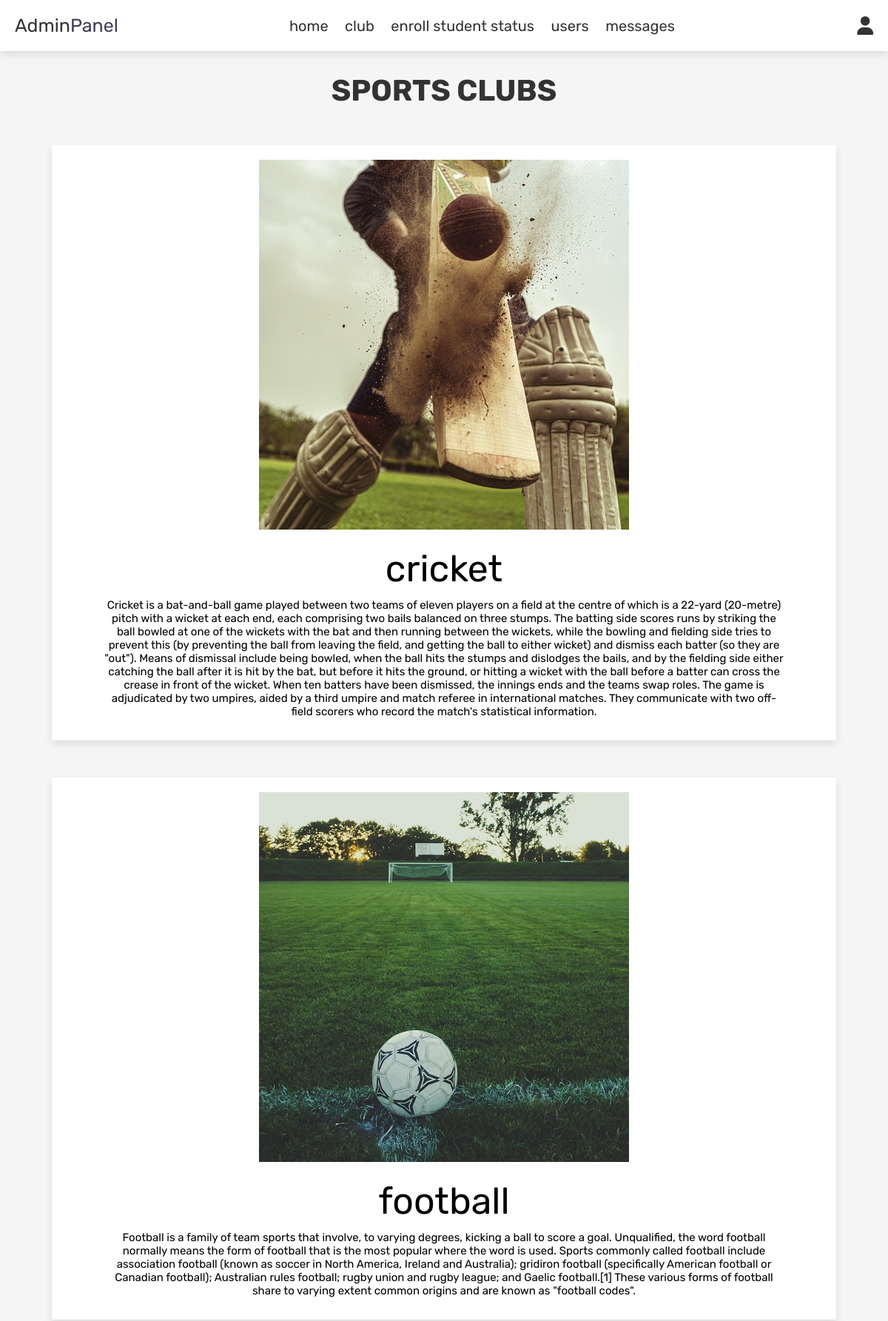
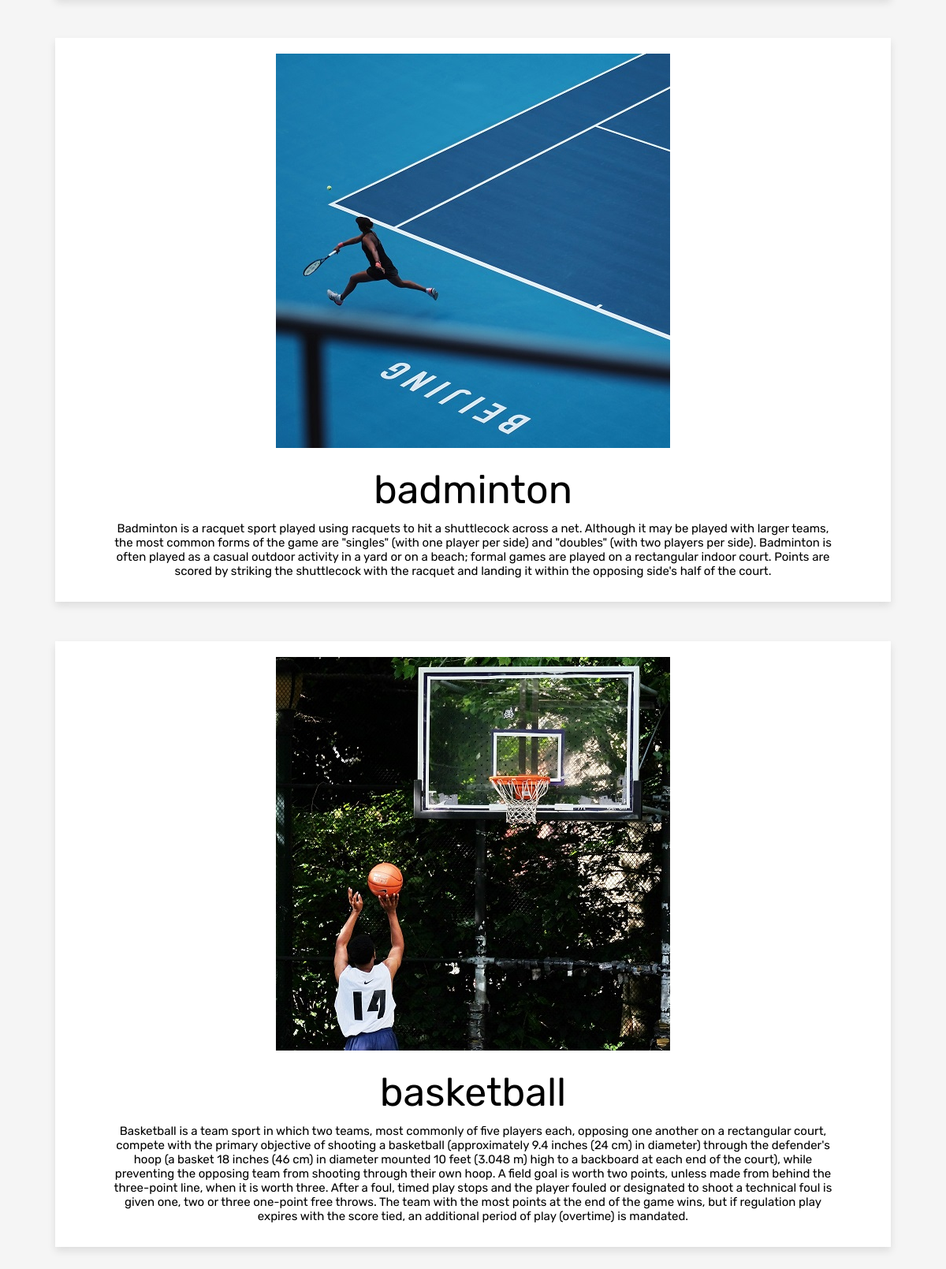
The page /admin_club.php (signed in) on the database its author committed (2 pictures, top to bottom).
### tables this page shows
CREATE TABLE `club` (
  `id` int(11) NOT NULL,
  `name` varchar(100) NOT NULL,
  `description` mediumtext NOT NULL,
  `image` varchar(100) NOT NULL
);

### admin_club.php (the view, shortened to what this page needs)
<?php
include 'config.php';
?>
<!DOCTYPE html>
<html lang="en">
<head>
    <link rel="stylesheet" href="https://cdnjs.cloudflare.com/ajax/libs/font-awesome/6.0.0/css/all.min.css">
    <link rel="stylesheet" href="css/admin_style.css?v=<?php echo time();?>">
</head>
<body>
    <?php include 'admin_header.php'; ?>
    <section class="users">
        <h1 class="title">Sports Clubs</h1>
        <div class="box-container">
            <?php
$select_products = mysqli_query($conn, "SELECT * FROM `club`") or die('query failed');
if(mysqli_num_rows($select_products) > 0){
while($fetch_products = mysqli_fetch_assoc($select_products)){
?>
            <form action="" method="post" class="box">
                <img class="image" src="uploaded_img/<?php echo $fetch_products['image']; ?>" alt="">
                <div class="box-content">
                    <div class="name" style="
    font-size: 5rem;
    padding-top: 2rem;
"><?php echo $fetch_products['name']; ?></div>
                    <div class="description" style="    font-size: 1.5rem;
    padding: 1rem 5rem;
"><?php echo $fetch_products['description']; ?></div>
                </div>
            </form>
            <?php
}
}else{
echo '<p class="empty">no products added yet!</p>';
}
?>
        </div>
    </section>
</body>
</html>

### admin_header.php (shortened to what this page needs)
<header class="header">
   <div class="flex">
      <a href="admin_page.php" class="logo">Admin<span>Panel</span></a>
      <nav class="navbar">
         <a href="admin_page.php">home</a>
         <a href="admin_club.php">club</a>
         <a href="admin_enroll.php">enroll student status</a>
         <a href="admin_users.php">users</a>
         <a href="admin_contacts.php">messages</a>
      </nav>
      <div class="icons">
         <div id="user-btn" class="fas fa-user"></div>
      </div>
   </div>
</header>

### css/admin_style.css (style rules this page uses)
:root { --red: #3f3d56; --red: #3f3d56; --orange:#f39c12; --black:#333; --white:#fff; --light-color:#666; --light-white:#ccc; --light-bg:#f5f5f5; --border:.1rem solid var(--black); --box-shadow:0 .5rem 1rem rgba(0,0,0,.1); }
* { font-family: 'Rubik', sans-serif; margin:0; padding:0; box-sizing: border-box; outline: none; border:none; text-decoration: none; transition:all .2s linear; }
html { font-size: 62.5%; overflow-x: hidden; }
body { background-color: var(--light-bg); }
section { padding:3rem 2rem; }
.title { text-align: center; margin-bottom: 2rem; text-transform: uppercase; color:var(--black); font-size: 4rem; }
.header { position: sticky; top:0; left:0; right:0; z-index: 1000; background-color: var(--white); box-shadow: var(--box-shadow); }
.header .flex { display: flex; align-items: center; padding:2rem; justify-content: space-between; position: relative; max-width: 1200px; margin:0 auto; }
.header .flex .logo { font-size: 2.5rem; color:var(--black); }
.header .flex .logo span { color:var(--red); }
.header .flex .navbar a { margin:0 1rem; font-size: 2rem; color:var(--black); }
.header .flex .icons div { margin-left: 1.5rem; font-size: 2.5rem; cursor: pointer; color:var(--black); }
.users .box-container { grid-template-columns: repeat(auto-fit, 30rem); justify-content: center; gap:1.5rem; max-width: 1200px; margin:0 auto; align-items: flex-start; }
.users .box-container .box { background-color: var(--white); padding:2rem; box-shadow: var(--box-shadow); text-align: center; border: 0; border-radius: 0; margin: 5rem; }

### rows shown on the page
club: image (picture), name "cricket", description "Cricket is a bat-and-ball game played between two teams of eleven players on a field at the centre of which is a 22-yard (20-metre) pitch with a wicket at each end, each comprising two bails balanced on three stumps. The batting side scores runs by striking the ball bowled at one of the wickets with the bat and then running between the wickets, while the bowling and fielding side tries to prevent this (by preventing the ball from leaving the field, and getting the ball to either wicket) and dismiss each batter (so they are \"out\"). Means of dismissal include being bowled, when the ball hits the stumps and dislodges the bails, and by the fielding side either catching the ball after it is hit…"
club: image (picture), name "football", description "Football is a family of team sports that involve, to varying degrees, kicking a ball to score a goal. Unqualified, the word football normally means the form of football that is the most popular where the word is used. Sports commonly called football include association football (known as soccer in North America, Ireland and Australia); gridiron football (specifically American football or Canadian football); Australian rules football; rugby union and rugby league; and Gaelic football.[1] These various forms of football share to varying extent common origins and are known as \"football codes\"."
club: image (picture), name "badminton", description "Badminton is a racquet sport played using racquets to hit a shuttlecock across a net. Although it may be played with larger teams, the most common forms of the game are \"singles\" (with one player per side) and \"doubles\" (with two players per side). Badminton is often played as a casual outdoor activity in a yard or on a beach; formal games are played on a rectangular indoor court. Points are scored by striking the shuttlecock with the racquet and landing it within the opposing side's half of the court."
club: image (picture), name "basketball", description "Basketball is a team sport in which two teams, most commonly of five players each, opposing one another on a rectangular court, compete with the primary objective of shooting a basketball (approximately 9.4 inches (24 cm) in diameter) through the defender's hoop (a basket 18 inches (46 cm) in diameter mounted 10 feet (3.048 m) high to a backboard at each end of the court), while preventing the opposing team from shooting through their own hoop. A field goal is worth two points, unless made from behind the three-point line, when it is worth three. After a foul, timed play stops and the player fouled or designated to shoot a technical foul is given one, two or three one-point free throws. The…"
